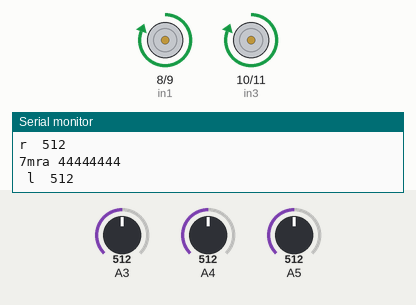
Recording of a sketch running on a simulated Arduino Uno, built with avr-gcc and run on an emulated ATmega328P. Parts: motor-driver pin pairs drawn as motors (green arrow = first pin HIGH = forward, orange = second pin HIGH = backward, longer = more drive), the last lines printed to the serial monitor. The inputs (shaded band) are chosen by the test bench; at power-on: A4 = 512, A3 = 512, A5 = 512.

Above: at 1.2 s.
1.3 s: A4 set to 711
4.3 s: A4 set to 732
At 4.8 s:
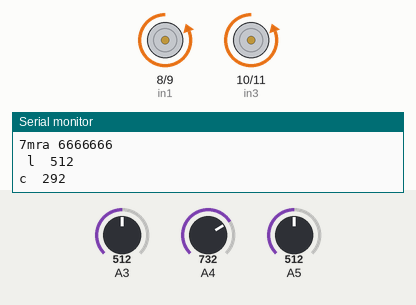
5.8 s: A3 set to 311
7.3 s: A3 set to 283
At 7.6 s:
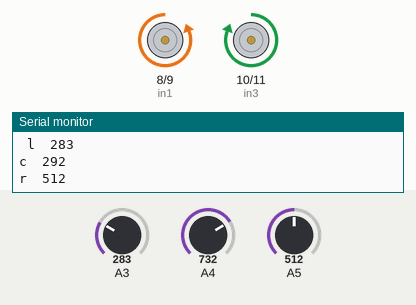
8.8 s: A5 set to 311
10.3 s: A5 set to 286
At 11.6 s:
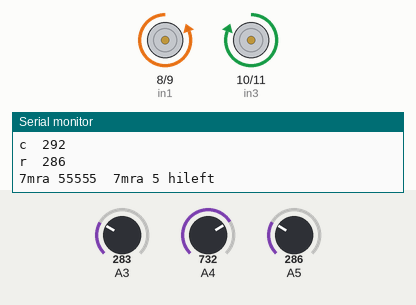
Timing chart, 0 to 12.9 s (numbered marks = the images above; inputs shaded):
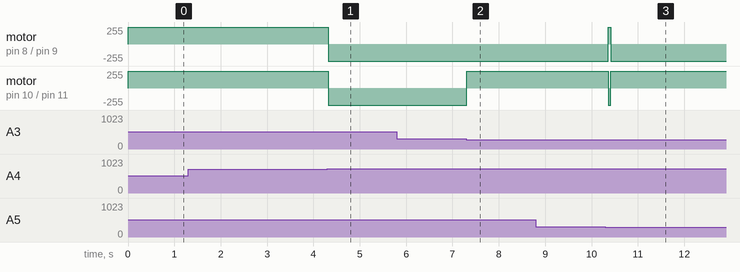

Measured:
- the behaviour switches between 723 and 724 on A4 (found by bisection; images 0 and 1)
- the behaviour switches between 301 and 300 on A3 (found by bisection; images 1 and 2)
- after the input at 4.3 s, motor on pin 8 (in1) / pin 9 (in2), motor on pin 10 (in3) / pin 11 (in4): forward 255/255 → backward 255/255 at once
- after the input at 7.3 s, motor on pin 10 (in3) / pin 11 (in4): backward 255/255 → forward 255/255 at once
- after the input at 10.3 s, motor on pin 8 (in1) / pin 9 (in2): backward 255/255 → forward 255/255 after 0.06 s, → backward 255/255 0.06 s later; motor on pin 10 (in3) / pin 11 (in4): forward 255/255 → backward 255/255 after 0.06 s, → forward 255/255 0.06 s later

The sketch:

ISA.ino
```cpp
#define in1 8
#define in2 9
#define in3 10
#define in4 11

int r=A5, c=A4, l=A3 ;
int led = 13;
int S1=5 , S2=3; //Capital S
//int ref=500;
int j=1;  //switcher
void setup() {
Serial.begin(9600);
pinMode(A3,INPUT);
pinMode(A4,INPUT);
pinMode(A5,INPUT);
pinMode(in1, OUTPUT);
pinMode(in2, OUTPUT);
pinMode(in3, OUTPUT);
pinMode(in4, OUTPUT);}
void loop () {
   Serial.print("\n");
   Serial.print(" l  ");
    Serial.println(analogRead(A3));
  Serial.print("c  ");
  Serial.println(1024-analogRead(A4));
  Serial.print("r  ");
  Serial.println(analogRead(A5));
  r=analogRead(A5);
  c=1024-analogRead(A4);
  l=analogRead(A3) ;


  line ();


  }


 void forward ()
  {

  digitalWrite(in1, HIGH);
  digitalWrite(in2, LOW);
  digitalWrite(in3, HIGH);
  digitalWrite(in4, LOW);}
      void back ()
  {

  digitalWrite(in1, LOW);
  digitalWrite(in2,HIGH);
  digitalWrite(in3, LOW);
  digitalWrite(in4, HIGH);}
     void right ()
  {

 digitalWrite(in1, HIGH);
 digitalWrite(in2, LOW);
 digitalWrite(in3, LOW);
 digitalWrite(in4, HIGH);}


      void left ()
 {

  digitalWrite(in1, LOW);
  digitalWrite(in2, HIGH);
  digitalWrite(in3, HIGH);
  digitalWrite(in4, LOW);}


      void Stop ()                //care to 's' char in stop ----> capital
{
  digitalWrite(in1, LOW);
  digitalWrite(in2, LOW);
  digitalWrite(in3, LOW);
  digitalWrite(in4, LOW);}
     void right2 ()

 {
 analogWrite(S1,100);

 digitalWrite(in1, HIGH);
 digitalWrite(in2, LOW);
 digitalWrite(in3, LOW);
 digitalWrite(in4, LOW);}
    void left2 ()
 {
  analogWrite(S2,100);
  digitalWrite(in1, LOW);
  digitalWrite(in2, LOW);
  digitalWrite(in3, HIGH);
  digitalWrite(in4, LOW);}

    void left3 ()
 {
  analogWrite(S2,100);
  analogWrite(S1,80);
  digitalWrite(in1, LOW);
  digitalWrite(in2, HIGH);
  digitalWrite(in3, HIGH);
  digitalWrite(in4, LOW);}
 void line ()
 { if (c>300 &&r<=300 &&l<=300 ||c>300 &&l<=300 &&r>300 ||c>300 &&r<=300 &&l>300)
  {while (c>300 &&r<=300 &&l<=300 ||c>300 &&l<=300 &&r>300 ||c>300 &&r<=300 &&l>300)
   {

    forward ();
    Serial.print("7mra 1 11111 ");
    break;
    }}
       else if (c<=300 &&r<=300 &&l>300)
       {while (c<=300 &&r<=300 &&l>300)
        {
           Serial.print("7mra 222222  ");
          j=1;
        /*   if (c<=300)
           { while (c<=300)
             { Serial.print("7mra 2.111111  ");
              forward();
             break;}} */
              if (l>300 && c<=300)
           {  while (l>300 &&c<=300)
             { Serial.print("7mra 2.....222222  ");
              right ();
             break;
              }}


               break;}}
              else if ( c<=300 &&l<=300 &&r>300)
               {while  (c<=300 &&l<=300 &&r>300)
               {
          j=2;
          Serial.print("7mra 333333  ");
        /*  if (c<=300)
            {while (c<=300)
             {Serial.print("7mra 3.1111  ");
              forward();
             break;}} */
             if (r>300 &&c<=300)
            { while (r>300 &&c<=300)
             {
              Serial.print("7mra 3.22222  ");
              left ();
             break;
              }}

              break;}}
          else  if (c>300 &&r>300 &&l>300)
               {while(c>300 &&r>300 &&l>300)


      {
            if (r>300 &&l>300)
            { while (r>300 &&l>300)
              {forward ();
              break;}}
               Serial.print("7mra 44444444  ");

            break;}
               }

      else  if (c<=300 &&r<=300 &&l<=300)
            { while (c<=300 &&r<=300 &&l<=300)
             {

           Serial.print("7mra 55555  ");
           if (l<=300&&j==1)
           {while (l<=300)
          { left ();
           Serial.print("7mra 5 hileft  ");
          break;}}
           if (j==2&&r<=300)
          { while (r<=300)
            {right ();
           Serial.print("7mra 5 hiright  ");
           break;}}
            j=1;
            break;}  }
             else {
                 Serial.print("7mra 6666666  ");

                back ();
                delay (50);

                }}
```
